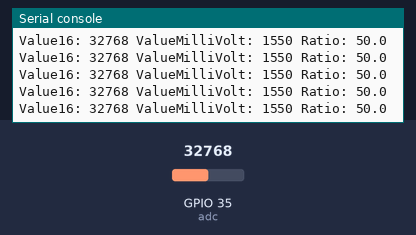
A program run on a simulated ESP32 board running MicroPython. On the bench: the last lines printed to the serial console. Inputs (shaded band) come from the test bench; at power-on: GPIO 35 (adc) = 32768 (analog values on the 0–65535 scale).

Above: at 1.2 s.
1.3 s: GPIO 35 (adc) set to 45874
At 1.31 s:
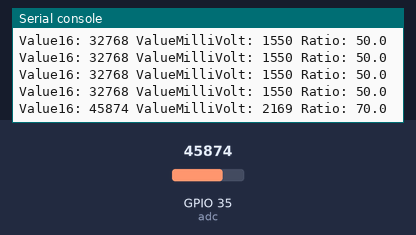
2.8 s: GPIO 35 (adc) set to 57670
At 2.82 s:
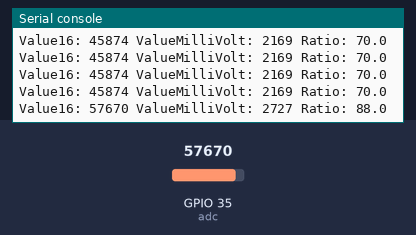
Timing chart, 0 to 5.8 s (numbered marks = the images above; inputs shaded):
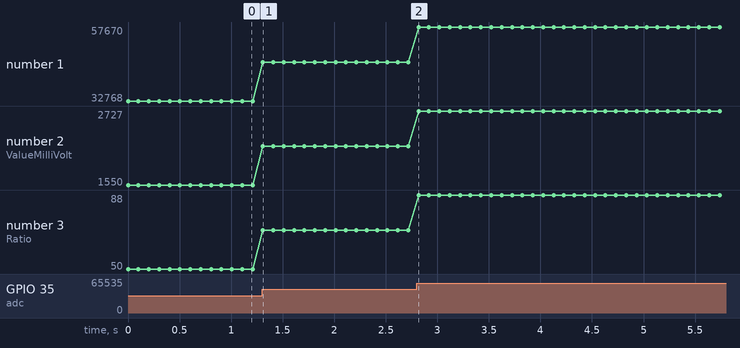

Measured:
- after the input at 1.3 s, the serial console: prints a new line at once (image 1)
- after the input at 2.8 s, the serial console: prints a new line at once (image 2)
- plotted number 1: 32768 → 45874 after the input at 1.3 s, 45874 → 57670 after the input at 2.8 s
- plotted number 2: 1550 → 2169 after the input at 1.3 s, 2169 → 2727 after the input at 2.8 s
- plotted number 3: 50 → 70 after the input at 1.3 s, 70 → 88 after the input at 2.8 s

The program:

potar.py
```python
import time
import machine
import math

print("Potentiometer")
adc = machine.ADC(35, atten=machine.ADC.ATTN_11DB)
# si on débranche le pin35 on voit bien les valeurs flottantes


while True:
    val16 = adc.read_u16()
    valv = adc.read_uv()
    ratio = val16 / 655.36
    print(f"Value16: {val16} ValueMilliVolt: {valv // 1000} Ratio: {ratio:.1f}")
    time.sleep_ms(100)
```
